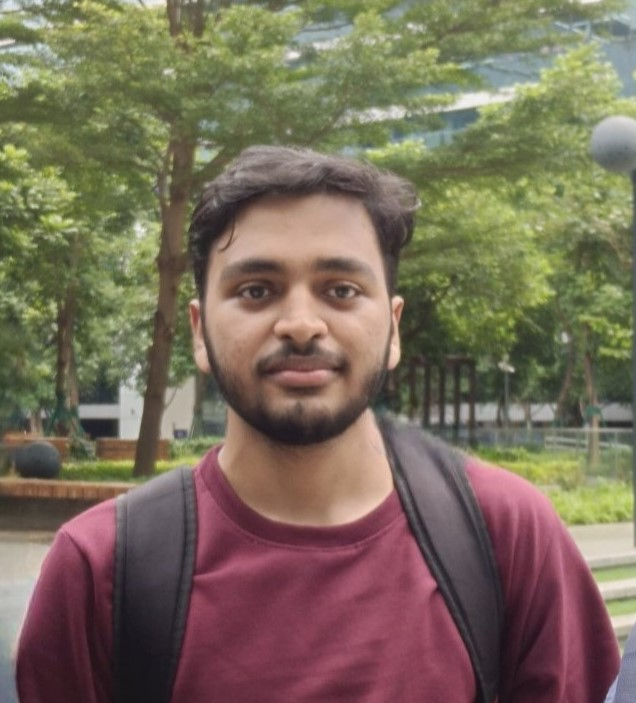
#> input picture Experiment No 3/image.jpg, 636 x 703 px
$ jupyter execute 'Experiment No 3.ipynb'
#> lines starting #> are read from the running program, lines starting #| are printed output that depends on the picture
<div style="text-align: center;">
    <h3>Experiment No. 03</h3>
</div>

<div style="border: 1px solid #ccc; padding: 8px; background-color: #f0f0f0; text-align: center;">
    <strong>AIM</strong>
</div>

**To perform conversion of RGB Image to Grayscale Image**

<div style="border: 1px solid #ccc; padding: 8px; background-color: #f0f0f0; text-align: center;">
    <strong>Theory/Procedure/Algorithm</strong>
</div>

Converting an RGB image to grayscale is a common technique in image processing. It reduces the color information to a single intensity value for each pixel, simplifying the image while retaining its essential structure. Various methods can be used, ranging from simple averaging of the RGB channels to more sophisticated techniques that account for human visual perception, like the weighted method. This process is useful in applications like image compression, edge detection, and enhancing computational efficiency. blue.

[cell 1]
import numpy as np
import cv2
import matplotlib.pyplot as plt

[cell 2]
# Load the RGB image
image = cv2.imread('image.jpg')
#> image is the input picture: shape (703, 636, 3); mean B, G, R 90.2, 108.1, 120.9

# Convert the image from BGR to RGB (since OpenCV loads it as BGR by default)
image_rgb = cv2.cvtColor(image, cv2.COLOR_BGR2RGB)

[cell 3]
# Function to display images side by side
def display_images(original, grayscale, method_name):
    plt.figure(figsize=(8, 3))

    # Display Original Image
    plt.subplot(1, 2, 1)
    plt.imshow(original)
    plt.title('Original RGB Image')
    plt.axis('off')

    # Display Grayscale Image
    plt.subplot(1, 2, 2)
    plt.imshow(grayscale, cmap='gray')
    plt.title(f'Grayscale Image ({method_name})')
    plt.axis('off')

    plt.show()

#### 1. Average Method
In this method, the grayscale value is obtained by averaging the Red, Green, and Blue (RGB) channels. Each color contributes equally to the final grayscale value.

**Formula:**
$$
\text{Gray} = \frac{R + G + B}{3}
$$

**Explanation:**
- The average method is simple but doesn't account for the fact that the human eye perceives some colors (like green) more strongly than others (like blue).
- All three color channels contribute equally to the grayscale intensity, which can result in an image that may not reflect human perception accurately.

**Use Case:**
Good for quick conversions where performance is more critical than visual accuracy.

[cell 4]
gray_image_average = np.mean(image_rgb, axis=2)
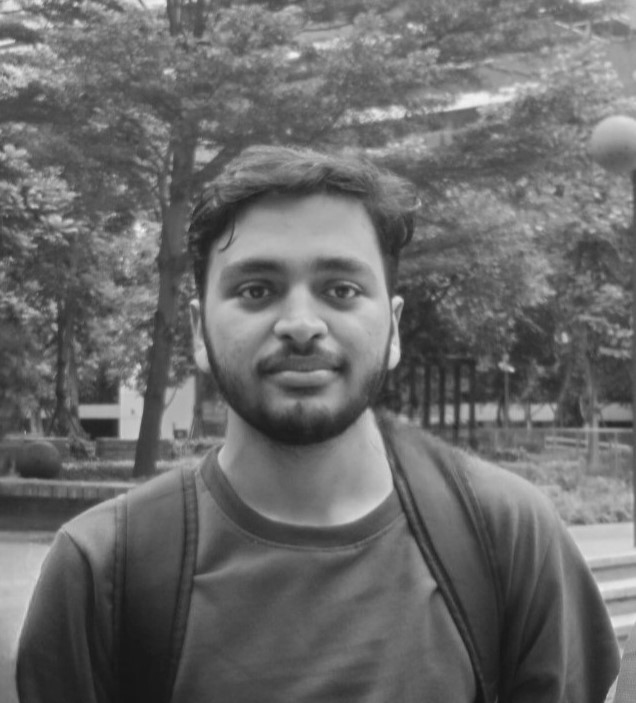
#> gray_image_average: shape (703, 636) float64; min 20, max 241.7, mean 106.4
display_images(image_rgb, gray_image_average, "Average Method")
#> in display_images, `plt.show()`:
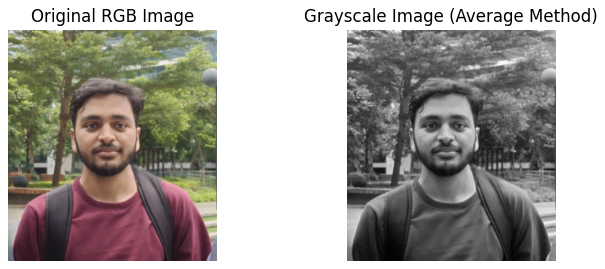
#> figure drawn by matplotlib, 2 panels

#### 2. Weighted Method (Luminance)
This method accounts for the fact that human eyes are more sensitive to green light than to red or blue. It applies different weights to the RGB channels based on human perception.

**Formula:**
$$
\text{Gray} = 0.2989 \times R + 0.5870 \times G + 0.1140 \times B
$$

**Explanation:**
- The weighted method is based on the human visual system's response to different colors. The green channel has the highest weight because humans are more sensitive to green light.
- Red has a medium weight, and blue has the lowest weight.
- This method produces grayscale images that are closer to how humans perceive brightness.

**Use Case:**
Best for applications where visual perception accuracy is important, such as image processing for photography.

[cell 5]
gray_image_weighted = 0.2989 * image_rgb[:, :, 0] + 0.5870 * image_rgb[:, :, 1] + 0.1140 * image_rgb[:, :, 2]
display_images(image_rgb, gray_image_weighted, "Weighted Method (Luminance)")
#> call 2 of display_images, with method_name = 'Weighted Method (Luminance)'
#> in display_images (call 2), `plt.show()`:
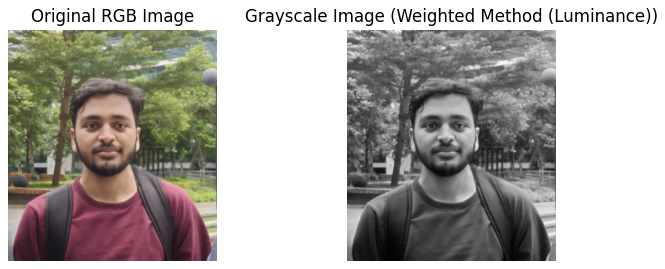
#> figure drawn by matplotlib, 2 panels

#### 3. Luminosity Method
Similar to the weighted method, but it uses different weights for the RGB channels. These weights are derived from different studies of human visual perception.

**Formula:**
$$
\text{Gray} = 0.21 \times R + 0.72 \times G + 0.07 \times B
$$

**Explanation:**
- Like the luminance method, it gives more importance to the green channel, but the exact weights differ slightly.
- This method can be thought of as an alternative to the standard luminance method with slightly different results, but still more perceptually accurate than the average method.

**Use Case:**
Useful in situations where small variations in grayscale intensity are important, and where color perception matters.

[cell 6]
gray_image_luminosity = 0.21 * image_rgb[:, :, 0] + 0.72 * image_rgb[:, :, 1] + 0.07 * image_rgb[:, :, 2]
display_images(image_rgb, gray_image_luminosity, "Luminosity Method")
#> call 3 of display_images, with method_name = 'Luminosity Method'
#> in display_images (call 3), `plt.show()`:
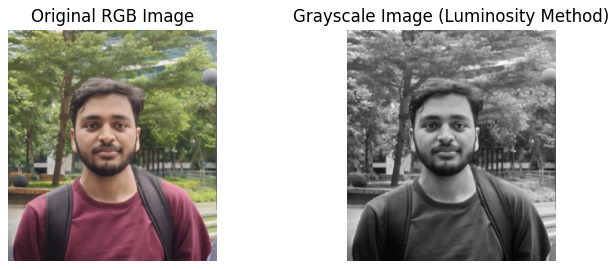
#> figure drawn by matplotlib, 2 panels

#### 4. Using OpenCV's cv2.cvtColor()
OpenCV provides a built-in function `cv2.cvtColor()` to convert an image from one color space to another. The function uses the standard weighted method (Luminance) to convert an RGB image to grayscale.

**Formula:**
The formula used is similar to the weighted method:
$$
\text{Gray} = 0.2989 \times R + 0.5870 \times G + 0.1140 \times B
$$

**Explanation:**
- OpenCV implements an optimized conversion that uses the weighted method internally.
- This is a highly optimized and widely used approach for converting RGB images to grayscale.

**Use Case:**
Best for real-time applications or when using OpenCV for various image processing tasks. Fast and optimized.

[cell 7]
gray_image_opencv = cv2.cvtColor(image, cv2.COLOR_BGR2GRAY)
display_images(image_rgb, gray_image_opencv, "OpenCV cv2.cvtColor()")

#### 5. Single Channel Extraction (Green Channel)
In this method, only one channel (typically green) is extracted from the image, and this single channel is treated as the grayscale image.

**Formula:**
$$
\text{Gray} = G
$$

**Explanation:**
- Since the human eye is most sensitive to green, extracting only the green channel can be a quick and reasonable approximation for grayscale conversion.
- This method completely ignores the red and blue channels, which may result in a loss of information in some images.

**Use Case:**
Useful in computationally constrained environments or when the green channel contains most of the relevant intensity information.

[cell 8]
gray_image_single_channel = image_rgb[:, :, 1]  # Green channel
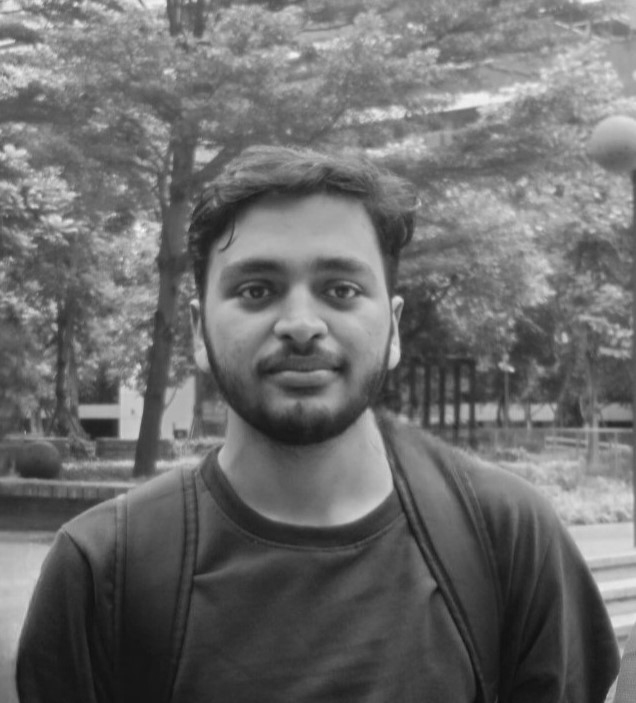
#> gray_image_single_channel: shape (703, 636); min 13, max 247, mean 108.1
display_images(image_rgb, gray_image_single_channel, "Single Channel Extraction (Green)")
